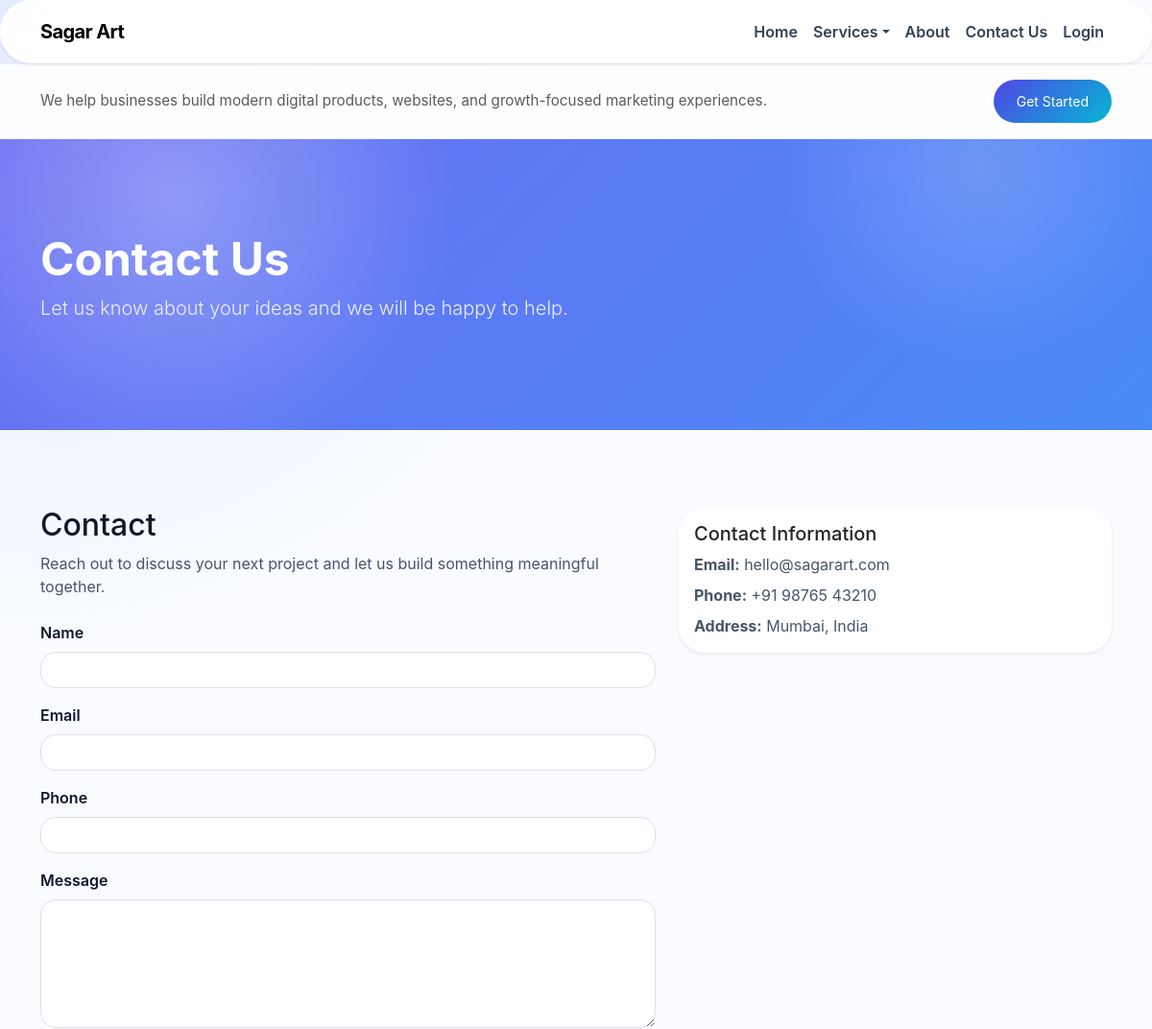
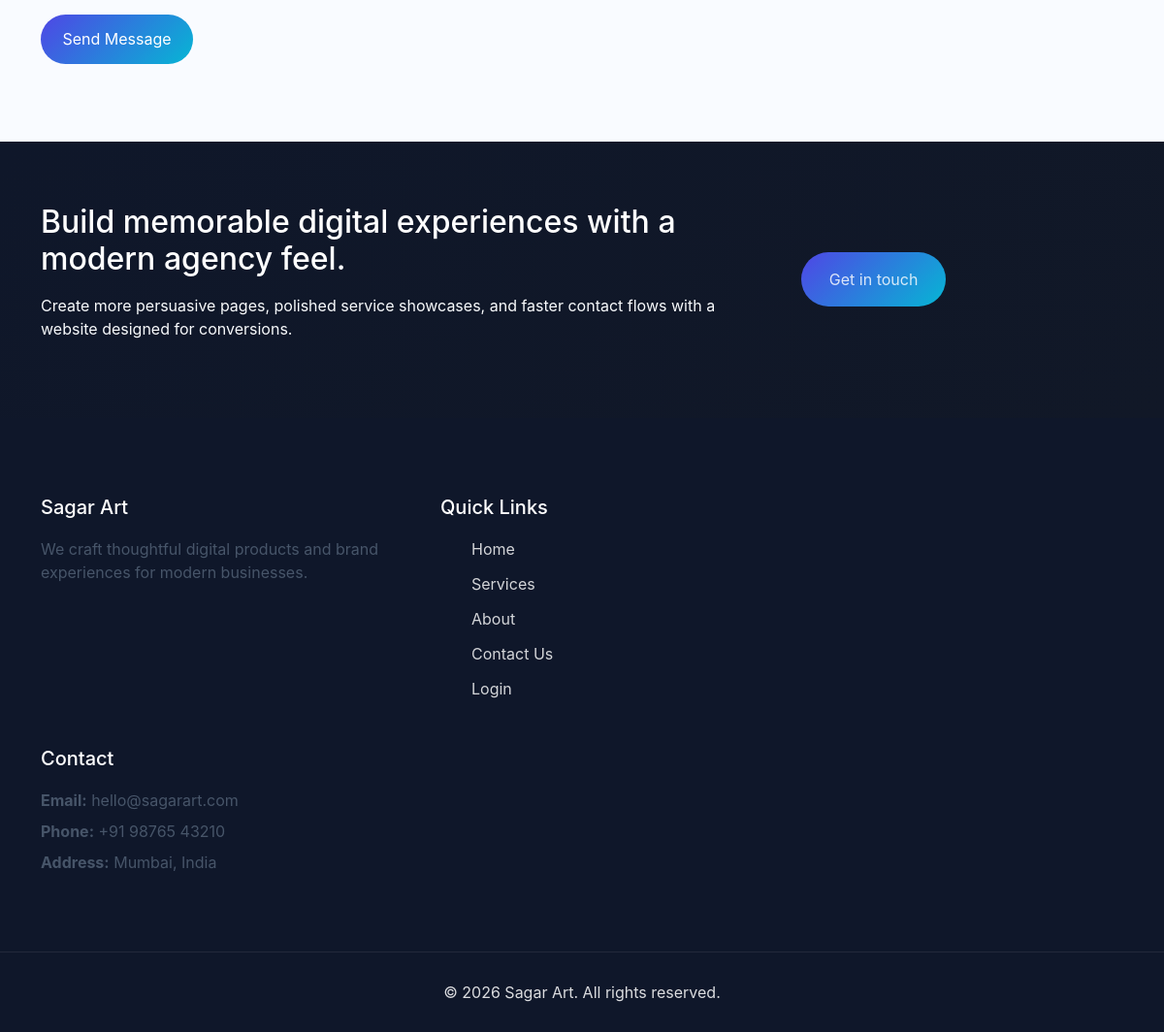
The page /contact.php on the database its author committed (2 pictures, top to bottom).
### tables this page shows
CREATE TABLE `site_settings` (
  `id` int(11) NOT NULL,
  `site_name` varchar(255) NOT NULL DEFAULT 'Sagar Art',
  `tagline` varchar(255) DEFAULT NULL,
  `footer_about` text DEFAULT NULL,
  `footer_email` varchar(255) DEFAULT NULL,
  `footer_phone` varchar(255) DEFAULT NULL,
  `footer_address` text DEFAULT NULL,
  `footer_copyright` varchar(255) DEFAULT NULL,
  `header_text` text DEFAULT NULL,
  `header_cta_text` varchar(255) DEFAULT NULL,
  `header_cta_link` varchar(255) DEFAULT NULL
);

CREATE TABLE `menu_items` (
  `id` int(11) NOT NULL,
  `label` varchar(255) NOT NULL,
  `link` varchar(255) NOT NULL,
  `menu_order` int(11) NOT NULL DEFAULT 0,
  `is_active` tinyint(1) NOT NULL DEFAULT 1,
  `has_dropdown` tinyint(1) NOT NULL DEFAULT 0
);

CREATE TABLE `pages` (
  `id` int(11) NOT NULL,
  `slug` varchar(100) NOT NULL,
  `title` varchar(255) NOT NULL,
  `content` text NOT NULL,
  `hero_title` varchar(255) DEFAULT NULL,
  `hero_text` text DEFAULT NULL,
  `image_url` varchar(255) DEFAULT NULL,
  `show_in_menu` tinyint(1) NOT NULL DEFAULT 1,
  `menu_order` int(11) NOT NULL DEFAULT 0,
  `hero_video_url` varchar(255) DEFAULT NULL
);

### includes/config.php (called while the page is built, shortened)
<?php
function getPageContent($conn, $slug) {
    $stmt = $conn->prepare('SELECT id, slug, title, content, hero_title, hero_text, image_url, hero_video_url, show_in_menu, menu_order FROM pages WHERE slug = ? LIMIT 1');
    $stmt->bind_param('s', $slug);
    $stmt->execute();
    $result = $stmt->get_result();
    return $result->fetch_assoc();
}
function getHeaderMenuItems($conn) {
    $result = $conn->query('SELECT id, label, link, has_dropdown FROM menu_items WHERE is_active = 1 ORDER BY menu_order ASC, id ASC');
    return $result ? $result->fetch_all(MYSQLI_ASSOC) : [];
}
function getSiteSettings($conn) {
    $result = $conn->query('SELECT * FROM site_settings ORDER BY id DESC LIMIT 1');
    $settings = $result ? $result->fetch_assoc() : [];
    return $settings ?: [
        'site_name' => 'Sagar Art',
        'tagline' => 'Creative digital experiences that elevate brands.',
        'header_text' => 'We help businesses build modern digital products, websites, and growth-focused marketing experiences.',
        'header_cta_text' => 'Get Started',
        'header_cta_link' => 'contact.php',
        'footer_about' => 'We craft thoughtful digital products and brand experiences for modern businesses.',
        'footer_email' => 'hello@sagarart.com',
        'footer_phone' => '+91 98765 43210',
        'footer_address' => 'Mumbai, India',
        'footer_copyright' => '© 2026 Sagar Art. All rights reserved.'
    ];
}
?>

### contact.php (the view, shortened to what this page needs)
<?php
require 'includes/config.php';
$page = getPageContent($conn, 'contact');
?>
<!DOCTYPE html>
<html lang="en">
<head>
  <meta="viewport" content="width=device-width, initial-scale=1.0">
  <link href="https://cdn.jsdelivr.net/npm/bootstrap@5.3.3/dist/css/bootstrap.min.css" rel="stylesheet">
  <link rel="stylesheet" href="assets/css/style.css">
</head>
<body>
  <?php include 'includes/header.php'; ?>
  <section class="page-hero text-white d-flex align-items-center">
    <div class="container">
      <h1 class="display-5 fw-bold"><?php echo htmlspecialchars($page['hero_title'] ?? $page['title']); ?></h1>
      <p class="lead"><?php echo htmlspecialchars($page['hero_text'] ?? ''); ?></p>
    </div>
  </section>
  <section class="py-5">
    <div class="container">
      <div class="row g-4">
        <div class="col-lg-7">
          <h2><?php echo htmlspecialchars($page['title']); ?></h2>
          <p><?php echo nl2br(htmlspecialchars($page['content'])); ?></p>
          <form method="post" class="mt-4">
            <div class="mb-3">
              <label class="form-label">Name</label>
              <input type="text" name="name" class="form-control" required>
            </div>
            <div class="mb-3">
              <label class="form-label">Email</label>
              <input type="email" name="email" class="form-control" required>
            </div>
            <div class="mb-3">
              <label class="form-label">Phone</label>
              <input type="text" name="phone" class="form-control">
            </div>
            <div class="mb-3">
              <label class="form-label">Message</label>
              <textarea name="message" class="form-control" rows="5" required></textarea>
            </div>
            <button type="submit" class="btn btn-primary">Send Message</button>
          </form>
        </div>
        <div class="col-lg-5">
          <div class="card shadow-sm">
            <div class="card-body">
              <h5 class="card-title">Contact Information</h5>
              <p class="mb-2"><strong>Email:</strong> <?php echo htmlspecialchars(getSiteSettings($conn)['footer_email'] ?? ''); ?></p>
              <p class="mb-2"><strong>Phone:</strong> <?php echo htmlspecialchars(getSiteSettings($conn)['footer_phone'] ?? ''); ?></p>
              <p class="mb-0"><strong>Address:</strong> <?php echo htmlspecialchars(getSiteSettings($conn)['footer_address'] ?? ''); ?></p>
            </div>
          </div>
        </div>
      </div>
    </div>
  </section>
  <?php include 'includes/footer.php'; ?>
</body>
</html>

### includes/header.php (shortened to what this page needs)
<?php
$siteSettings = getSiteSettings($conn);
$headerMenuItems = getHeaderMenuItems($conn);
?>
<nav class="navbar navbar-expand-lg sticky-top">
  <div class="container">
    <a class="navbar-brand fw-bold" href="index.php"><?php echo htmlspecialchars($siteSettings['site_name'] ?? 'Sagar Art'); ?></a>
    <div class="collapse navbar-collapse" id="navbarNav">
      <ul class="navbar-nav ms-auto align-items-lg-center">
        <?php foreach ($headerMenuItems as $headerMenuItem): ?>
          <?php $children = getMenuChildren($conn, (int)$headerMenuItem['id']); ?>
          <?php if (!empty($children) && !empty($headerMenuItem['has_dropdown'])): ?>
            <li class="nav-item dropdown">
              <a class="nav-link dropdown-toggle" href="<?php echo htmlspecialchars($headerMenuItem['link']); ?>" role="button" data-bs-toggle="dropdown"><?php echo htmlspecialchars($headerMenuItem['label']); ?></a>
            </li>
          <?php else: ?>
            <li class="nav-item">
              <a class="nav-link" href="<?php echo htmlspecialchars($headerMenuItem['link']); ?>"><?php echo htmlspecialchars($headerMenuItem['label']); ?></a>
            </li>
          <?php endif; ?>
        <?php endforeach; ?>
      </ul>
    </div>
  </div>
</nav>
<?php if (!empty($siteSettings['header_text']) || !empty($siteSettings['header_cta_text'])): ?>
  <div class="header-banner py-3">
    <div class="container d-flex flex-column flex-md-row justify-content-between align-items-center gap-3">
      <?php if (!empty($siteSettings['header_text'])): ?>
        <div class="header-banner-text text-muted"><?php echo htmlspecialchars($siteSettings['header_text']); ?></div>
      <?php endif; ?>
      <?php if (!empty($siteSettings['header_cta_text']) && !empty($siteSettings['header_cta_link'])): ?>
        <a href="<?php echo htmlspecialchars($siteSettings['header_cta_link']); ?>" class="btn btn-sm btn-primary px-4"><?php echo htmlspecialchars($siteSettings['header_cta_text']); ?></a>
      <?php endif; ?>
    </div>
  </div>
<?php endif; ?>

### includes/footer.php (shortened to what this page needs)
<?php
$siteSettings = getSiteSettings($conn);
$footerLinks = getHeaderMenuItems($conn);
?>
<footer class="site-footer">
  <div class="footer-top">
    <div class="container">
      <div class="row align-items-center gap-4">
        <div class="col-lg-8">
          <h2 class="text-white mb-3">Build memorable digital experiences with a modern agency feel.</h2>
          <p class="text-white-75">Create more persuasive pages, polished service showcases, and faster contact flows with a website designed for conversions.</p>
        </div>
        <div class="col-lg-auto">
          <a href="contact.php" class="btn btn-primary">Get in touch</a>
        </div>
      </div>
    </div>
  </div>
  <div class="container py-5">
    <div class="row footer-grid">
      <div class="col-md-4 footer-widget">
        <h5><?php echo htmlspecialchars($siteSettings['site_name'] ?? 'Sagar Art'); ?></h5>
        <p><?php echo htmlspecialchars($siteSettings['footer_about'] ?? 'We help digital brands grow with premium websites, app experiences, and creative marketing solutions.'); ?></p>
      </div>
      <div class="col-md-4 footer-widget">
        <h5>Quick Links</h5>
        <ul class="footer-links">
          <?php foreach ($footerLinks as $link): ?>
            <li><a href="<?php echo htmlspecialchars($link['link']); ?>"><?php echo htmlspecialchars($link['label']); ?></a></li>
          <?php endforeach; ?>
        </ul>
      </div>
      <div class="col-md-4 footer-widget">
        <h5>Contact</h5>
        <p class="mb-2"><strong>Email:</strong> <?php echo htmlspecialchars($siteSettings['footer_email'] ?? ''); ?></p>
        <p class="mb-2"><strong>Phone:</strong> <?php echo htmlspecialchars($siteSettings['footer_phone'] ?? ''); ?></p>
        <p class="mb-0"><strong>Address:</strong> <?php echo htmlspecialchars($siteSettings['footer_address'] ?? ''); ?></p>
      </div>
    </div>
  </div>
  <div class="footer-bottom">
    <div class="container">
      <p class="mb-0"><?php echo htmlspecialchars($siteSettings['footer_copyright'] ?? '© 2026 Sagar Art. All rights reserved.'); ?></p>
    </div>
  </div>
</footer>

### assets/css/style.css (style rules this page uses)
:root { --bg-base: #f9fbff; --bg-surface: rgba(255, 255, 255, 0.95); --text-base: #0f172a; --text-muted: #475569; --accent-strong: #5b21b6; --accent-soft: #3b82f6; --accent-fade: #a78bfa; --shadow-soft: 0 24px 60px rgba(15, 23, 42, 0.08); }
* { box-sizing: border-box; }
body { margin: 0; font-family: 'Inter', 'Segoe UI', Arial, sans-serif; background: radial-gradient(circle at top left, rgba(59, 130, 246, 0.12), transparent 28%), radial-gradient(circle at bottom right, rgba(139, 92, 246, 0.14), transparent 22%), var(--bg-base); color: var(--text-base); }
a { color: inherit; }
.navbar { background: rgba(255, 255, 255, 0.95) !important; border-radius: 2rem; padding: 0.8rem 1.5rem; box-shadow: 0 18px 40px rgba(15, 23, 42, 0.08); backdrop-filter: blur(18px); }
.navbar-brand { font-weight: 800; letter-spacing: -0.03em; }
.navbar .nav-link { color: #334155 !important; font-weight: 600; transition: color 0.25s ease, transform 0.25s ease; }
.header-banner { background: rgba(255, 255, 255, 0.88); border-top: 1px solid rgba(79, 70, 229, 0.08); border-bottom: 1px solid rgba(79, 70, 229, 0.08); }
.header-banner-text { color: #475569; font-size: 0.95rem; }
.header-banner .btn { padding: 0.75rem 1.5rem; }
.hero-section, .page-hero { position: relative; overflow: hidden; padding: 6rem 0; background: linear-gradient(135deg, rgba(99, 102, 241, 0.95), rgba(59, 130, 246, 0.93)); }
.hero-section::before, .page-hero::before { content: ''; position: absolute; inset: 0; background: radial-gradient(circle at 15% 20%, rgba(255, 255, 255, 0.28), transparent 28%), radial-gradient(circle at 85% 10%, rgba(255, 255, 255, 0.16), transparent 20%); }
.hero-section .container, .page-hero .container { position: relative; z-index: 1; }
.hero-section h1, .page-hero h1 { color: #fff; }
.hero-section p, .page-hero p, .hero-section .lead, .page-hero .lead { color: rgba(255, 255, 255, 0.87); }
.section-shell, .py-5 { padding-top: 5rem !important; padding-bottom: 5rem !important; }
.section-shell .container, .py-5 .container { position: relative; }
.section-shell h2, .section-shell h3, .py-5 h2, .py-5 h3 { color: var(--text-base); }
.section-shell p, .py-5 p { color: var(--text-muted); }
.card, .admin-card, .footer-card { border: 0; border-radius: 1.75rem; background: var(--bg-surface); box-shadow: var(--shadow-soft); }
.btn { border-radius: 999px; padding: 0.85rem 1.4rem; }
.btn-primary, .btn-primary:focus, .btn-primary:hover { background: linear-gradient(135deg, #4f46e5, #06b6d4); border: none; color: #fff; }
.footer-top { padding: 4rem 0; background: linear-gradient(135deg, #0f172a, #111827); color: #f8fafc; }
.footer-top .btn { padding: 1rem 1.8rem; }
.site-footer { background: #0f172a; color: rgba(255, 255, 255, 0.85); }
.site-footer a { color: rgba(255, 255, 255, 0.82); }
.footer-grid { gap: 2rem; }
.footer-widget h5 { color: #fff; margin-bottom: 1.2rem; }
.footer-links li { list-style: none; margin-bottom: 0.75rem; }
.footer-links li a { text-decoration: none; }
.footer-bottom { padding: 1.8rem 0; text-align: center; border-top: 1px solid rgba(255, 255, 255, 0.08); }
.form-control, .form-select { border-radius: 1rem; }
.form-label { font-weight: 600; }

### rows shown on the page
site_settings: site_name "Sagar Art", header_text "We help businesses build modern digital products, websites, and growth-focused marketing experiences.", header_cta_text "Get Started", footer_email "hello@sagarart.com", footer_phone "+91 98765 43210", footer_address "Mumbai, India", footer_about "We craft thoughtful digital products and brand experiences for modern businesses.", footer_copyright "© 2026 Sagar Art. All rights reserved."
menu_items: label "Home"
menu_items: label "Services"
menu_items: label "About"
menu_items: label "Contact Us"
menu_items: label "Login"
pages: hero_title "Contact Us", hero_text "Let us know about your ideas and we will be happy to help.", title "Contact", content "Reach out to discuss your next project and let us build something meaningful together."
